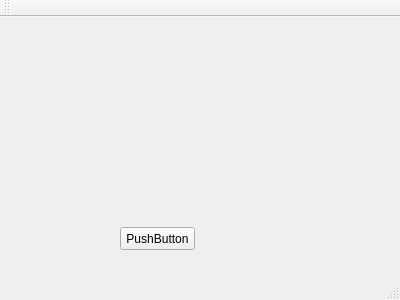
<?xml version="1.0" encoding="UTF-8"?>
<ui version="4.0">
 <class>MainWindow</class>
 <widget class="QMainWindow" name="MainWindow">
  <property name="geometry">
   <rect>
    <x>0</x>
    <y>0</y>
    <width>400</width>
    <height>300</height>
   </rect>
  </property>
  <property name="windowTitle">
   <string>MainWindow</string>
  </property>
  <widget class="QWidget" name="centralWidget">
   <widget class="QPushButton" name="pushButton">
    <property name="geometry">
     <rect>
      <x>120</x>
      <y>210</y>
      <width>75</width>
      <height>23</height>
     </rect>
    </property>
    <property name="text">
     <string>PushButton</string>
    </property>
   </widget>
  </widget>
  <widget class="QMenuBar" name="menuBar">
   <property name="geometry">
    <rect>
     <x>0</x>
     <y>0</y>
     <width>400</width>
     <height>23</height>
    </rect>
   </property>
  </widget>
  <widget class="QToolBar" name="mainToolBar">
   <attribute name="toolBarArea">
    <enum>TopToolBarArea</enum>
   </attribute>
   <attribute name="toolBarBreak">
    <bool>false</bool>
   </attribute>
  </widget>
  <widget class="QStatusBar" name="statusBar"/>
 </widget>
 <layoutdefault spacing="6" margin="11"/>
 <resources/>
 <connections/>
</ui>
